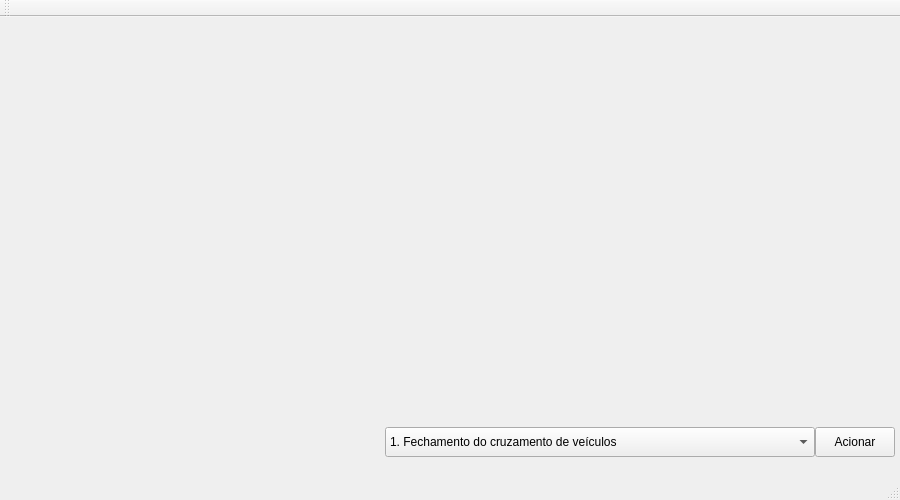
<?xml version="1.0" encoding="UTF-8"?>
<ui version="4.0">
 <class>Controle</class>
 <widget class="QMainWindow" name="Controle">
  <property name="geometry">
   <rect>
    <x>0</x>
    <y>0</y>
    <width>900</width>
    <height>500</height>
   </rect>
  </property>
  <property name="windowTitle">
   <string>Controle</string>
  </property>
  <widget class="QWidget" name="centralWidget">
   <widget class="QLabel" name="lbl_mapa">
    <property name="geometry">
     <rect>
      <x>0</x>
      <y>0</y>
      <width>900</width>
      <height>500</height>
     </rect>
    </property>
    <property name="text">
     <string/>
    </property>
    <property name="pixmap">
     <pixmap resource="resource.qrc">:/resources/mapa.png</pixmap>
    </property>
    <property name="scaledContents">
     <bool>true</bool>
    </property>
   </widget>
   <widget class="QLabel" name="lbl_semaforo1">
    <property name="geometry">
     <rect>
      <x>580</x>
      <y>230</y>
      <width>21</width>
      <height>31</height>
     </rect>
    </property>
    <property name="text">
     <string/>
    </property>
    <property name="pixmap">
     <pixmap resource="resource.qrc">:/resources/semaforoDesligado.png</pixmap>
    </property>
    <property name="scaledContents">
     <bool>true</bool>
    </property>
   </widget>
   <widget class="QComboBox" name="cmb_comandos">
    <property name="geometry">
     <rect>
      <x>385</x>
      <y>410</y>
      <width>430</width>
      <height>30</height>
     </rect>
    </property>
    <item>
     <property name="text">
      <string>1. Fechamento do cruzamento de veículos</string>
     </property>
    </item>
    <item>
     <property name="text">
      <string>2. Abertura do cruzamento de veículos</string>
     </property>
    </item>
    <item>
     <property name="text">
      <string>3. Sinal de alerta</string>
     </property>
    </item>
    <item>
     <property name="text">
      <string>4. Abertura do cruzamento de pedestres</string>
     </property>
    </item>
    <item>
     <property name="text">
      <string>5. Fechamento do cruzamento de pedestres</string>
     </property>
    </item>
    <item>
     <property name="text">
      <string>6. Sinal de alerta para fechamento do cruzamento de pedestres</string>
     </property>
    </item>
    <item>
     <property name="text">
      <string>7.  Abertura do cruzamento de veículos parar virar à esquerda</string>
     </property>
    </item>
    <item>
     <property name="text">
      <string>8. Fechamento do cruzamento de veículos para virar à esquerda</string>
     </property>
    </item>
   </widget>
   <widget class="QPushButton" name="bt_acionar">
    <property name="geometry">
     <rect>
      <x>815</x>
      <y>410</y>
      <width>80</width>
      <height>30</height>
     </rect>
    </property>
    <property name="text">
     <string>Acionar</string>
    </property>
   </widget>
   <widget class="QLabel" name="lbl_semaforo2">
    <property name="geometry">
     <rect>
      <x>290</x>
      <y>150</y>
      <width>21</width>
      <height>31</height>
     </rect>
    </property>
    <property name="text">
     <string/>
    </property>
    <property name="pixmap">
     <pixmap resource="resource.qrc">:/resources/semaforoDesligado.png</pixmap>
    </property>
    <property name="scaledContents">
     <bool>true</bool>
    </property>
   </widget>
   <widget class="QLabel" name="lbl_semaforo7">
    <property name="geometry">
     <rect>
      <x>680</x>
      <y>110</y>
      <width>21</width>
      <height>31</height>
     </rect>
    </property>
    <property name="text">
     <string/>
    </property>
    <property name="pixmap">
     <pixmap resource="resource.qrc">:/resources/semaforoDesligado.png</pixmap>
    </property>
    <property name="scaledContents">
     <bool>true</bool>
    </property>
   </widget>
   <widget class="QLabel" name="lbl_semaforo3_norte">
    <property name="geometry">
     <rect>
      <x>430</x>
      <y>190</y>
      <width>21</width>
      <height>31</height>
     </rect>
    </property>
    <property name="text">
     <string/>
    </property>
    <property name="pixmap">
     <pixmap resource="resource.qrc">:/resources/semaforoDesligado.png</pixmap>
    </property>
    <property name="scaledContents">
     <bool>true</bool>
    </property>
   </widget>
   <widget class="QLabel" name="lbl_semaforo3_sul">
    <property name="geometry">
     <rect>
      <x>420</x>
      <y>250</y>
      <width>21</width>
      <height>31</height>
     </rect>
    </property>
    <property name="text">
     <string/>
    </property>
    <property name="pixmap">
     <pixmap resource="resource.qrc">:/resources/semaforoDesligado.png</pixmap>
    </property>
    <property name="scaledContents">
     <bool>true</bool>
    </property>
   </widget>
   <widget class="QLabel" name="lbl_semaforo4">
    <property name="geometry">
     <rect>
      <x>360</x>
      <y>240</y>
      <width>21</width>
      <height>31</height>
     </rect>
    </property>
    <property name="text">
     <string/>
    </property>
    <property name="pixmap">
     <pixmap resource="resource.qrc">:/resources/semaforoDesligado.png</pixmap>
    </property>
    <property name="scaledContents">
     <bool>true</bool>
    </property>
   </widget>
   <widget class="QLabel" name="lbl_semaforo6">
    <property name="geometry">
     <rect>
      <x>630</x>
      <y>180</y>
      <width>21</width>
      <height>31</height>
     </rect>
    </property>
    <property name="text">
     <string/>
    </property>
    <property name="pixmap">
     <pixmap resource="resource.qrc">:/resources/semaforoDesligado.png</pixmap>
    </property>
    <property name="scaledContents">
     <bool>true</bool>
    </property>
   </widget>
   <widget class="QLabel" name="lbl_semaforoPedestre2">
    <property name="geometry">
     <rect>
      <x>320</x>
      <y>180</y>
      <width>16</width>
      <height>21</height>
     </rect>
    </property>
    <property name="text">
     <string/>
    </property>
    <property name="pixmap">
     <pixmap resource="resource.qrc">:/resources/semaforoPedestreDesabilitado.png</pixmap>
    </property>
    <property name="scaledContents">
     <bool>true</bool>
    </property>
   </widget>
   <widget class="QLabel" name="lbl_semaforoPedestre1">
    <property name="geometry">
     <rect>
      <x>540</x>
      <y>230</y>
      <width>16</width>
      <height>21</height>
     </rect>
    </property>
    <property name="text">
     <string/>
    </property>
    <property name="pixmap">
     <pixmap resource="resource.qrc">:/resources/semaforoPedestreDesabilitado.png</pixmap>
    </property>
    <property name="scaledContents">
     <bool>true</bool>
    </property>
   </widget>
   <widget class="QLabel" name="lbl_semaforoPedestre6">
    <property name="geometry">
     <rect>
      <x>610</x>
      <y>200</y>
      <width>16</width>
      <height>21</height>
     </rect>
    </property>
    <property name="text">
     <string/>
    </property>
    <property name="pixmap">
     <pixmap resource="resource.qrc">:/resources/semaforoPedestreDesabilitado.png</pixmap>
    </property>
    <property name="scaledContents">
     <bool>true</bool>
    </property>
   </widget>
   <widget class="QLabel" name="lbl_semaforoPedestre7">
    <property name="geometry">
     <rect>
      <x>660</x>
      <y>130</y>
      <width>16</width>
      <height>21</height>
     </rect>
    </property>
    <property name="text">
     <string/>
    </property>
    <property name="pixmap">
     <pixmap resource="resource.qrc">:/resources/semaforoPedestreDesabilitado.png</pixmap>
    </property>
    <property name="scaledContents">
     <bool>true</bool>
    </property>
   </widget>
   <widget class="QLabel" name="lbl_semaforoPedestre4">
    <property name="geometry">
     <rect>
      <x>380</x>
      <y>240</y>
      <width>16</width>
      <height>21</height>
     </rect>
    </property>
    <property name="text">
     <string/>
    </property>
    <property name="pixmap">
     <pixmap resource="resource.qrc">:/resources/semaforoPedestreDesabilitado.png</pixmap>
    </property>
    <property name="scaledContents">
     <bool>true</bool>
    </property>
   </widget>
   <widget class="QLabel" name="lbl_semaforoPedestre3_norte">
    <property name="geometry">
     <rect>
      <x>450</x>
      <y>210</y>
      <width>16</width>
      <height>21</height>
     </rect>
    </property>
    <property name="text">
     <string/>
    </property>
    <property name="pixmap">
     <pixmap resource="resource.qrc">:/resources/semaforoPedestreDesabilitado.png</pixmap>
    </property>
    <property name="scaledContents">
     <bool>true</bool>
    </property>
   </widget>
   <widget class="QLabel" name="lbl_semaforoPedestre3_sul">
    <property name="geometry">
     <rect>
      <x>400</x>
      <y>250</y>
      <width>16</width>
      <height>21</height>
     </rect>
    </property>
    <property name="text">
     <string/>
    </property>
    <property name="pixmap">
     <pixmap resource="resource.qrc">:/resources/semaforoPedestreDesabilitado.png</pixmap>
    </property>
    <property name="scaledContents">
     <bool>true</bool>
    </property>
   </widget>
   <zorder>lbl_mapa</zorder>
   <zorder>cmb_comandos</zorder>
   <zorder>bt_acionar</zorder>
   <zorder>lbl_semaforo1</zorder>
   <zorder>lbl_semaforo2</zorder>
   <zorder>lbl_semaforo7</zorder>
   <zorder>lbl_semaforo3_norte</zorder>
   <zorder>lbl_semaforo3_sul</zorder>
   <zorder>lbl_semaforo4</zorder>
   <zorder>lbl_semaforo6</zorder>
   <zorder>lbl_semaforoPedestre2</zorder>
   <zorder>lbl_semaforoPedestre1</zorder>
   <zorder>lbl_semaforoPedestre6</zorder>
   <zorder>lbl_semaforoPedestre7</zorder>
   <zorder>lbl_semaforoPedestre4</zorder>
   <zorder>lbl_semaforoPedestre3_norte</zorder>
   <zorder>lbl_semaforoPedestre3_sul</zorder>
  </widget>
  <widget class="QMenuBar" name="menuBar">
   <property name="geometry">
    <rect>
     <x>0</x>
     <y>0</y>
     <width>900</width>
     <height>21</height>
    </rect>
   </property>
  </widget>
  <widget class="QToolBar" name="mainToolBar">
   <attribute name="toolBarArea">
    <enum>TopToolBarArea</enum>
   </attribute>
   <attribute name="toolBarBreak">
    <bool>false</bool>
   </attribute>
  </widget>
  <widget class="QStatusBar" name="statusBar"/>
 </widget>
 <layoutdefault spacing="6" margin="11"/>
 <resources>
  <include location="resource.qrc"/>
 </resources>
 <connections/>
</ui>
